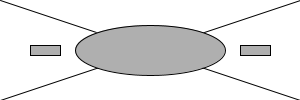
Frame 1 (no input)
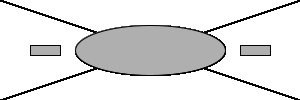
Frame 60 (the mouse pressed at the canvas centre just before this capture)
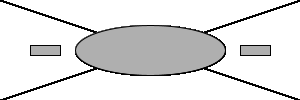
Frame 120 (the mouse held since frame 60 and released just before this capture)

The Processing sketch that drew these frames (run headless with seeded random() and noise(); from frame 60 on, the mouse is pressed at the canvas centre):

// Processing sketch: Exercise4_5
// ── Exercise4_5.pde
void setup() {
  size(300,100);
  smooth();
  frameRate(30);
  background(255);
}

void draw() {
  line(0,0,width,height);
  line(0,height,width,0);
  
  fill(175);
  ellipseMode(CENTER);
  rectMode(CENTER);
  ellipse(width/2,height/2,width/2,height/2);
  rect(width*0.15,height/2,width/10,height/10);
  rect(width*0.85,height/2,width/10,height/10);
}
